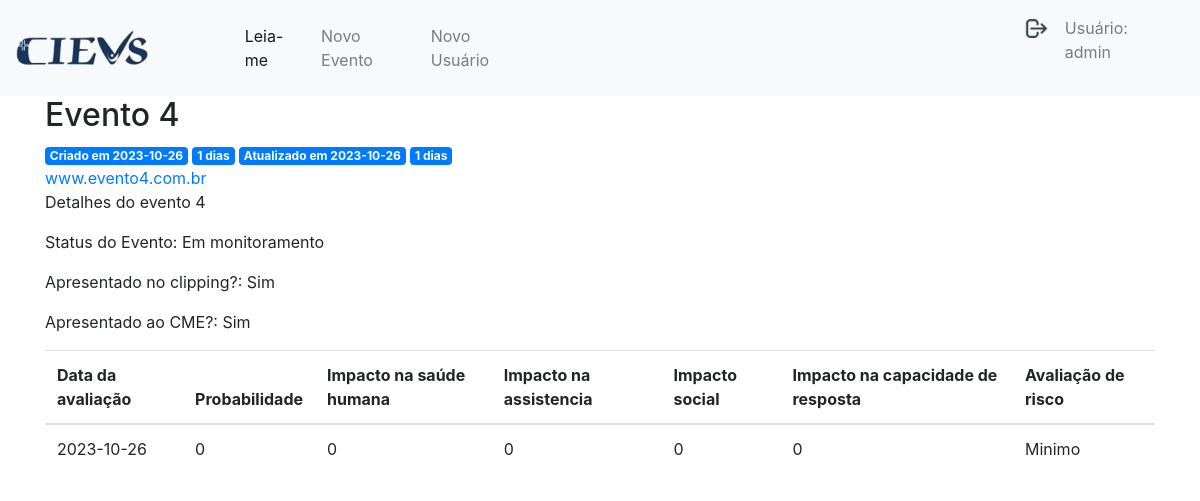
The page /4 (signed in) on the database its author committed.
### tables this page shows
CREATE TABLE user (
  id INTEGER PRIMARY KEY AUTOINCREMENT,
  username TEXT UNIQUE NOT NULL,
  password TEXT NOT NULL
);

CREATE TABLE posts (
  id INTEGER PRIMARY KEY AUTOINCREMENT,
  created DATE,
  updated DATE,
  title VARCHAR NOT NULL,
  links VARCHAR NOT NULL,
  details TEXT NOT NULL,
  status_evento VARCHAR NOT NULL, 
  clipping BOOLEAN,
  cme BOOLEAN,
  data_insercao_no_clipping DATE, 
  ultima_data_no_clipping DATE, 
  data_inicio_monitoramento_no_cme DATE, 
  data_encerramento_do_monitaramento DATE, 
  ultima_avaliacao_risco VARCHAR,
  compartilhamento_da_informacao BOOLEAN 
);

CREATE TABLE avaliacoes (
	id INTEGER NOT NULL, 
	data_da_avaliacao DATE NOT NULL, 
	avaliado_por VARCHAR, 
	avaliacao01 INTEGER, 
	avaliacao02 INTEGER, 
	avaliacao03 INTEGER, 
	avaliacao04 INTEGER, 
	avaliacao05 INTEGER, 
	avaliacao06 INTEGER, 
	avaliacao07 INTEGER, 
	avaliacao08 INTEGER, 
	avaliacao09 INTEGER, 
	avaliacao10 INTEGER, 
	avaliacao11 INTEGER, 
	avaliacao12 INTEGER, 
	avaliacao13 INTEGER, 
	avaliacao14 INTEGER, 
	avaliacao15 INTEGER, 
	avaliacao16 INTEGER, 
	avaliacao17 INTEGER, 
	avaliacao18 INTEGER, 
	avaliacao19 INTEGER, 
	avaliacao20 INTEGER, 
	avaliacao21 INTEGER, 
	probabilidade INTEGER, 
	impacto_saude_humana INTEGER, 
	impacto_na_assistencia INTEGER, 
	impacto_social INTEGER, 
	impacto_na_capacidade_de_resposta INTEGER, 
	avaliacao_de_risco VARCHAR, 
	PRIMARY KEY (id, data_da_avaliacao), 
	FOREIGN KEY(id) REFERENCES posts (id)
);

### app.py (the view)
@app.route('/<int:post_id>')
def post(post_id):
    post = get_post(post_id)
    avaliacao = get_avaliacao(post_id)
    cdays = (date.today() - datetime.strptime(post['created'], '%Y-%m-%d').date()).days
    udays = (date.today() - datetime.strptime(post['updated'], '%Y-%m-%d').date()).days
    return render_template('post.html', post = post, cdays = cdays, udays = udays, avaliacao = avaliacao)

### app.py (called while the page is built)
def get_db_connection():
    conn = sqlite3.connect('database.db')
    conn.row_factory = sqlite3.Row
    return conn

def get_post(post_id):
    conn = get_db_connection()
    post = conn.execute('SELECT * FROM posts WHERE id = ?', (post_id,)).fetchone()
    conn.close()
    if post is None:
        abort(404)
    return post

def get_avaliacao(post_id):
    conn = get_db_connection()
    avaliacao = conn.execute('SELECT * FROM avaliacoes WHERE id = ?', (post_id,)).fetchall()
    conn.close()
    if avaliacao is None:
        abort(404)
    return avaliacao

@app.before_request
def load_logged_in_user():
    user_id = session.get('user_id')
    if user_id is None:
        g.user = None
    else:
        g.user = get_db_connection().execute(
            'SELECT * FROM user WHERE id = ?', (user_id,)
        ).fetchone()

### templates/post.html
{% extends 'base.html' %}
{% block content %}
    <h2>{% block title %} {{ post['title'] }} {% endblock %}</h2>
    <span class="badge badge-primary">Criado em {{ post['created'] }}</span>
    <span class="badge badge-primary">{{ cdays }} dias</span>
    <span class="badge badge-primary">Atualizado em {{ post['updated'] }}</span>
    <span class="badge badge-primary">{{ udays }} dias</span>
    <br><a href="{{ post['links']}}">{{ post['links'] }}</a>
    <p>{{ post['details'] }}</p>
    <p>Status do Evento: {{ post['status_evento'] }}</p>
    {% if post['clipping']%}
    <p>Apresentado no clipping?: Sim</p>
    {% else %}
    <p>Apresentado no clipping?: Não</p>
    {% endif %}
    {% if post['cme']%}
    <p>Apresentado ao CME?: Sim</p>
    {% else %}
    <p>Apresentado ao CME?: Não</p>
    {% endif %}
    <div>
        <table class="table">
            <thead>
                <tr>
                    <th>Data da avaliação</th>
                    <th>Probabilidade</th>
                    <th>Impacto na saúde humana</th>
                    <th>Impacto na assistencia</th>
                    <th>Impacto social</th>
                    <th>Impacto na capacidade de resposta</th>
                    <th>Avaliação de risco</th>
                </tr>
            </thead>
            <tbody>
                {% for n in avaliacao %}
                <tr>
                    <td>{{ n['data_da_avaliacao'] }}</td>
                    <td>{{ n['probabilidade'] }}</td>
                    <td>{{ n['impacto_saude_humana'] }}</td>
                    <td>{{ n['impacto_na_assistencia'] }}</td>
                    <td>{{ n['impacto_social'] }}</td>
                    <td>{{ n['impacto_na_capacidade_de_resposta'] }}</td>
                    <td>{{ n['avaliacao_de_risco'] }}</td>
                </tr>
                {% endfor %}
            </tbody>
        </table>
    </div>
{% endblock %}

### templates/base.html (shortened to what this page needs)
<!doctype html>
<html lang="pt">
  <head>
    <link rel="stylesheet" href="https://stackpath.bootstrapcdn.com/bootstrap/4.3.1/css/bootstrap.min.css">
    <link rel="stylesheet" href="../static/css/style.css">
  </head>
  <body>
    <nav class="navbar navbar-expand-md navbar-light bg-light">
        <a href="{{ url_for('index')}}"><img src="../static/img/cievs.png" class="img-navbar"></a>
        <div class="collapse navbar-collapse" id="navbarNav">
            <ul class="navbar-nav mr-auto">
                <li class="nav-item active">
                    <a class="nav-link" href="#">Leia-me</a>
                </li>
                {% if session.get('user_id') %}
                <li class="nav-item">
                    <a class="nav-link" href="{{url_for('create')}}">Novo Evento</a>
                </li>
                {% if g.user['username'] == 'admin' %}
                    <li class="nav-item">
                        <a class="nav-link" href="{{url_for('register')}}">Novo Usuário</a>
                    </li>
                {% endif %}
                {% endif %}
            </ul>
            <ul class="navbar-nav">
                {% if session.get('user_id') %}
                <li class="nav-item">
                    <a class="nav-link" href="{{url_for('logout')}}"><img src="../static/img/7612790.png" class="btn-logout"></a>
                </li>
                <li class="nav-item">
                    <p class="nav-link"> Usuário: {{ g.user['username'] }} </p>
                </li>
                {% else %}
                <li class="nav-item">
                    <a class="nav-link" href="{{url_for('login')}}">Login</a>
                </li>
                {% endif %}
            </ul>
        </div>
    </nav>
    <div class="container">
        {% block content %} {% endblock %}
    </div>
  </body>
</html>

### static/css/style.css (style rules this page uses)
.img-navbar { height: 60%; width: 60%; }
.btn-logout { height: 5%; width: 5%; float: right; }

### rows shown on the page
user: user.username "admin"
posts: title "Evento 4", created "2023-10-26", updated "2023-10-26", links "www.evento4.com.br", details "Detalhes do evento 4", status_evento "Em monitoramento"
avaliacoes: data_da_avaliacao "2023-10-26", probabilidade "0", impacto_saude_humana "0", impacto_na_assistencia "0", impacto_social "0", impacto_na_capacidade_de_resposta "0", avaliacao_de_risco "Minimo"

### other values the page prints
{{ cdays }} "1"
{{ udays }} "1"
